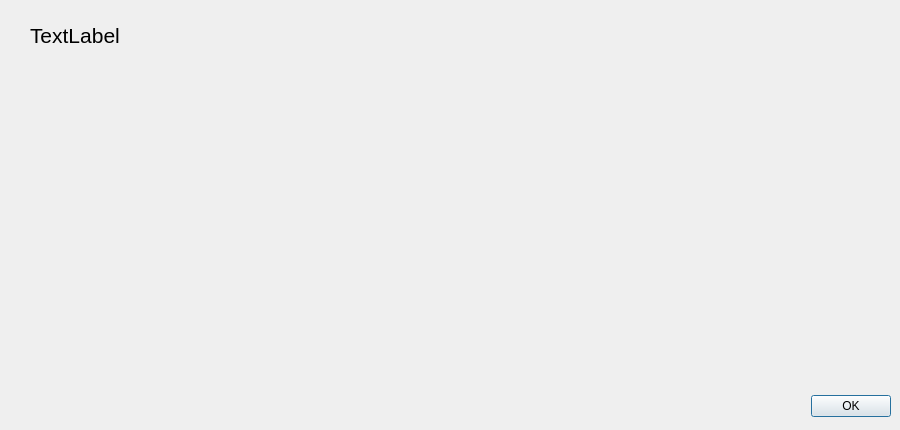
<?xml version="1.0" encoding="UTF-8"?>
<ui version="4.0">
 <class>explainfloatdialog</class>
 <widget class="QDialog" name="explainfloatdialog">
  <property name="windowModality">
   <enum>Qt::ApplicationModal</enum>
  </property>
  <property name="geometry">
   <rect>
    <x>0</x>
    <y>0</y>
    <width>900</width>
    <height>430</height>
   </rect>
  </property>
  <property name="minimumSize">
   <size>
    <width>900</width>
    <height>430</height>
   </size>
  </property>
  <property name="maximumSize">
   <size>
    <width>900</width>
    <height>430</height>
   </size>
  </property>
  <property name="windowTitle">
   <string>Explain Floating Point Number (Doubleword)</string>
  </property>
  <widget class="QDialogButtonBox" name="buttonBox">
   <property name="geometry">
    <rect>
     <x>550</x>
     <y>390</y>
     <width>341</width>
     <height>32</height>
    </rect>
   </property>
   <property name="orientation">
    <enum>Qt::Horizontal</enum>
   </property>
   <property name="standardButtons">
    <set>QDialogButtonBox::Ok</set>
   </property>
  </widget>
  <widget class="QLabel" name="labelAddress">
   <property name="geometry">
    <rect>
     <x>30</x>
     <y>20</y>
     <width>571</width>
     <height>31</height>
    </rect>
   </property>
   <property name="font">
    <font>
     <pointsize>16</pointsize>
    </font>
   </property>
   <property name="text">
    <string>TextLabel</string>
   </property>
  </widget>
 </widget>
 <resources/>
 <connections>
  <connection>
   <sender>buttonBox</sender>
   <signal>accepted()</signal>
   <receiver>explainfloatdialog</receiver>
   <slot>accept()</slot>
   <hints>
    <hint type="sourcelabel">
     <x>248</x>
     <y>254</y>
    </hint>
    <hint type="destinationlabel">
     <x>157</x>
     <y>274</y>
    </hint>
   </hints>
  </connection>
  <connection>
   <sender>buttonBox</sender>
   <signal>rejected()</signal>
   <receiver>explainfloatdialog</receiver>
   <slot>reject()</slot>
   <hints>
    <hint type="sourcelabel">
     <x>316</x>
     <y>260</y>
    </hint>
    <hint type="destinationlabel">
     <x>286</x>
     <y>274</y>
    </hint>
   </hints>
  </connection>
 </connections>
</ui>
